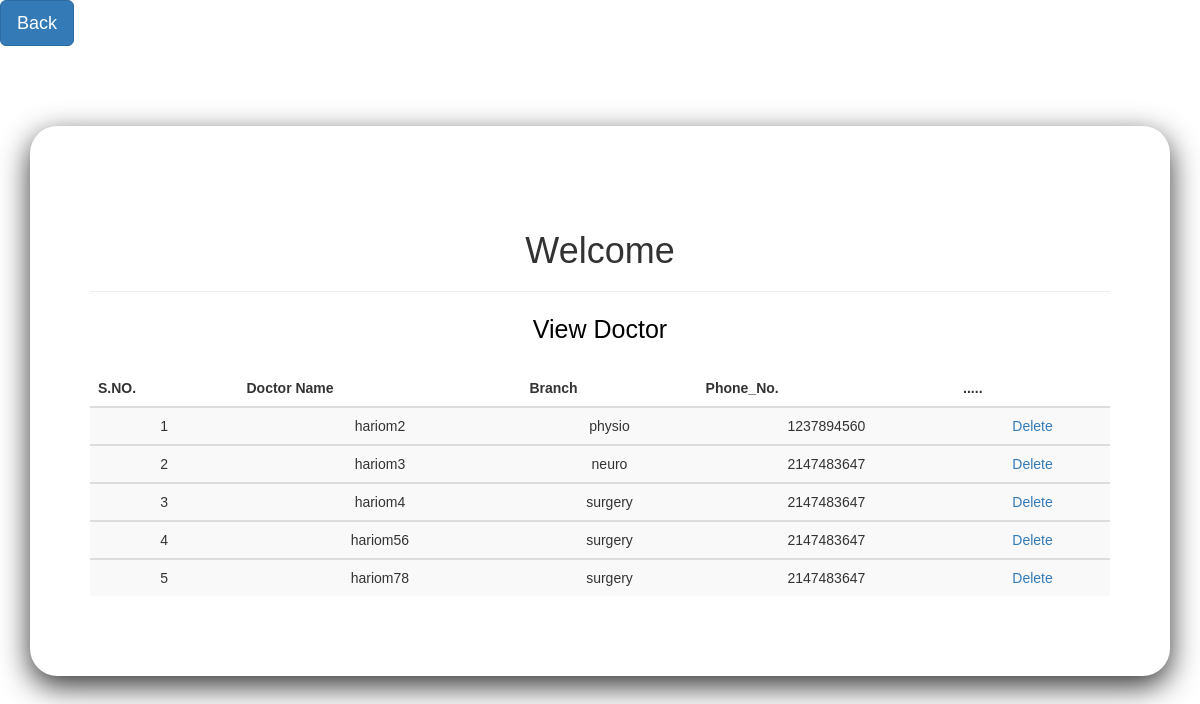
Page /PHP/view_doctor.php on the committed database.
### tables this page shows
CREATE TABLE `doctors` (
  `name` varchar(120) DEFAULT NULL,
  `Branch` varchar(200) DEFAULT NULL,
  `RegDate` timestamp NULL DEFAULT current_timestamp(),
  `phoneno` int(10) DEFAULT NULL
);

### PHP/pdo.PHP (called while the page is built, shortened)
<?php
class Database_Connection
{
function __construct()
{
$connection = mysqli_connect(server,username,password,databasename);
$this->dbhost=$connection;
}
public function viewingdoc()
{
$seeing=mysqli_query($this->dbhost,"select * from doctors ");
return $seeing;
}
}
?>

### PHP/view_doctor.php (the view, shortened to what this page needs)
<?php
include_once('pdo.php');
?>
<!DOCTYPE html>
<html lang="en">
<head>
  <link rel="stylesheet" href="https://maxcdn.bootstrapcdn.com/bootstrap/3.4.1/css/bootstrap.min.css">
    <link rel="stylesheet" href="../CSS/dashboard.css">
</head>
<body>
    <header>
         <a class="btn  btn-primary btn-lg btn-hover-shadow mb-3 px-4 mx-2" href="dashboard.php">Back</a>
</header>
        <div class="container important text-center">
            <div class="card dashboard">
  <div class="card-body">
      <div class="card-title mb-3 pb-3">  <h1 class="display-2">Welcome <?php echo $_SESSION['Username'] ?></h1></div>
        <hr class="my-4 " style={{ width: '75%', marginLeft: '15%' }}></hr>
      <div class="card-text">
          <p class="login-card-description">View Doctor</p>
            <table class="table table-striped table-dark">
            <thead>
            <tr>
              <th scope="col">S.NO.</th>
              <th scope="col">Doctor Name</th>
              <th scope="col">Branch</th>
              <th scope="col">Phone_No.</th>
              <th scope="col"> ..... </th>
            </tr>
            </thead>
            <?php
            $dataviewing=new Database_Connection();
              $sql = $dataviewing->viewingdoc();
              $count=1;
              while ($row=mysqli_fetch_array($sql)) {
                  ?>
                  <tbody>
                    <tr>
                      <td><?php echo $count;?></td>
                      <td><?php  echo $row['name'];?></td>
                      <td><?php  echo $row['Branch'];?></td>
                      <td><?php  echo $row['phoneno'];?></td>
                      <td> <?php echo "<a href='delete2.php?a=".$row['RegDate']."'>Delete</a>"; ?></td>
                    </tr>
                    <?php
                     $count=$count+1;
                     }?>
                     </table>
</div>
  </div>
</div>
</div>
</body>
</html>

### CSS/dashboard.css (style rules this page uses)
body { font-family: sans-serif; background-image: url("https://wallpaper.dog/large/854206.jpg"); min-height: 100vh; }
.dashboard { border: 0; border-radius: 27.5px; box-shadow: 0 10px 30px 0; overflow: hidden; }
.dashboard .card-body { padding: 85px 60px 60px; }
.important { margin-top: 80px; }
.login-card-description { font-size: 25px; color: #000; font-weight: normal; margin-bottom: 23px; }

### rows in the picture
doctors: name "hariom2", Branch "physio", phoneno "1237894560"
doctors: name "hariom3", Branch "neuro", phoneno "2147483647"
doctors: name "hariom4", Branch "surgery", phoneno "2147483647"
doctors: name "hariom56", Branch "surgery", phoneno "2147483647"
doctors: name "hariom78", Branch "surgery", phoneno "2147483647"
